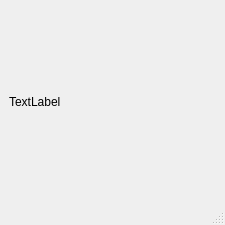
<?xml version="1.0" encoding="UTF-8"?>
<ui version="4.0">
 <class>MainWindow</class>
 <widget class="QMainWindow" name="MainWindow">
  <property name="geometry">
   <rect>
    <x>0</x>
    <y>0</y>
    <width>225</width>
    <height>225</height>
   </rect>
  </property>
  <property name="windowTitle">
   <string>MainWindow</string>
  </property>
  <widget class="QWidget" name="centralwidget">
   <layout class="QHBoxLayout" name="horizontalLayout">
    <item>
     <widget class="QLabel" name="label">
      <property name="text">
       <string>TextLabel</string>
      </property>
     </widget>
    </item>
   </layout>
  </widget>
  <widget class="QMenuBar" name="menubar">
   <property name="geometry">
    <rect>
     <x>0</x>
     <y>0</y>
     <width>225</width>
     <height>22</height>
    </rect>
   </property>
  </widget>
  <widget class="QStatusBar" name="statusbar"/>
 </widget>
 <resources/>
 <connections/>
</ui>
